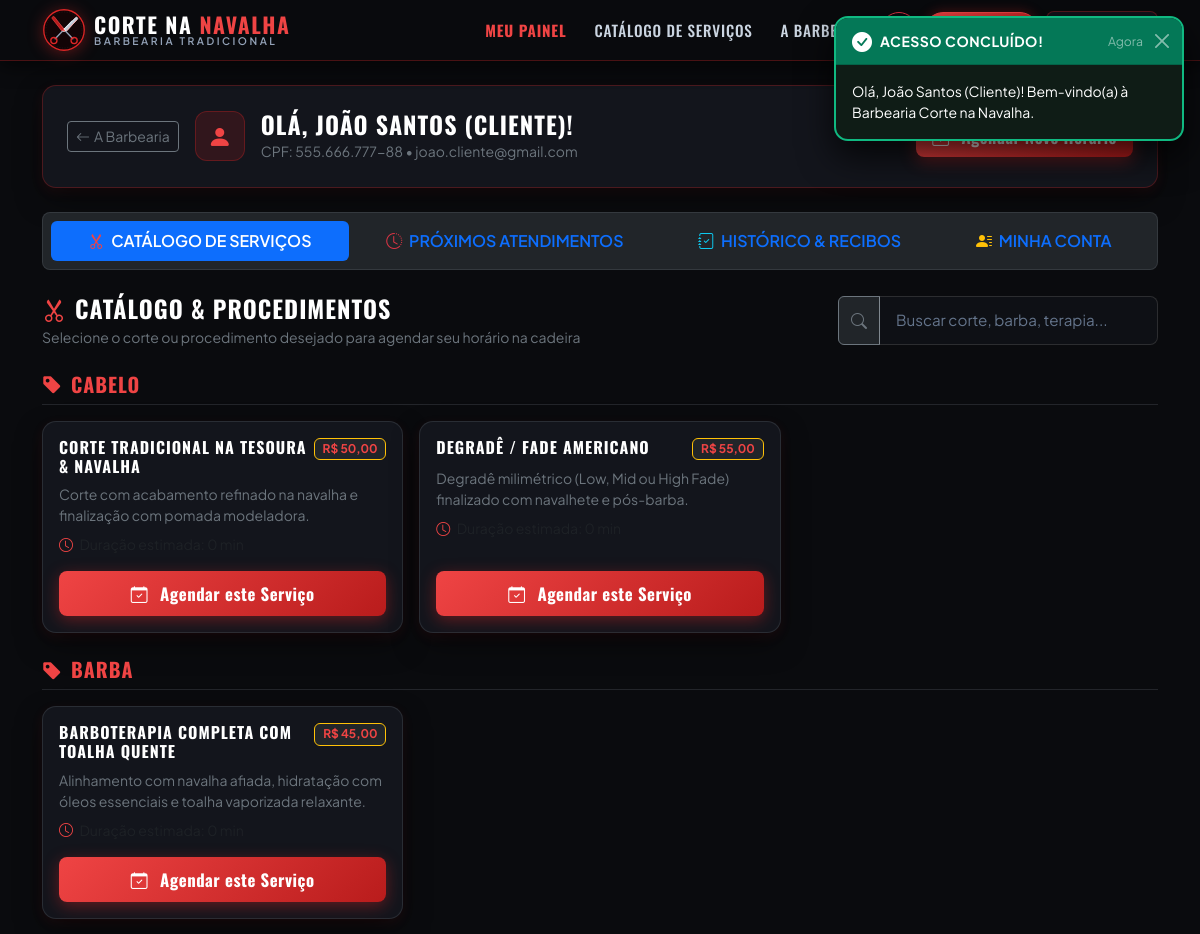
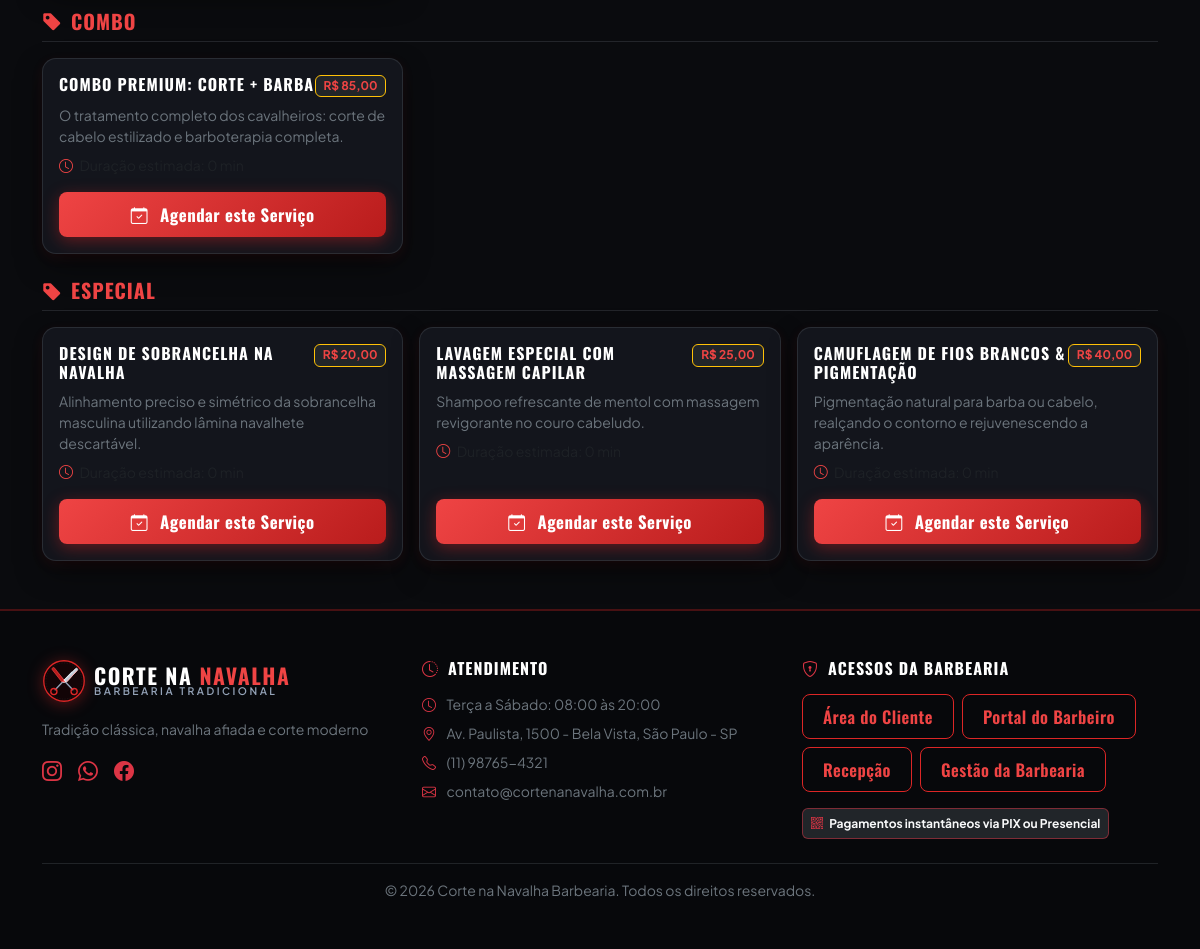
Page /cliente/dashboard.php (signed in) on the committed database (2 pictures, top to bottom).
### tables this page shows
CREATE TABLE IF NOT EXISTS `servicos` (
    `id` INT AUTO_INCREMENT PRIMARY KEY,
    `nome` VARCHAR(100) NOT NULL,
    `descricao` TEXT,
    `preco` DECIMAL(10,2) NOT NULL,
    `tempo_minutos` INT NOT NULL DEFAULT 30,
    `icone` VARCHAR(50) DEFAULT 'bi-scissors',
    `imagem` VARCHAR(255) DEFAULT 'assets/img/servico-corte.jpg',
    `categoria` ENUM('cabelo', 'barba', 'combo', 'especial') NOT NULL DEFAULT 'cabelo',
    `destaque` TINYINT(1) DEFAULT 0,
    `ativo` TINYINT(1) DEFAULT 1,
    `criado_em` TIMESTAMP DEFAULT CURRENT_TIMESTAMP
);

CREATE TABLE IF NOT EXISTS `configuracao_empresa` (
    `id` INT AUTO_INCREMENT PRIMARY KEY,
    `nome_barbearia` VARCHAR(150) NOT NULL DEFAULT 'Corte na Navalha Barbearia',
    `slogan` VARCHAR(255) DEFAULT 'Tradição, estilo e precisão em cada detalhe',
    `cnpj` VARCHAR(20) DEFAULT '12.345.678/0001-90',
    `telefone` VARCHAR(20) DEFAULT '(11) 98765-4321',
    `email` VARCHAR(100) DEFAULT 'contato@cortenanavalha.com.br',
    `endereco` VARCHAR(255) DEFAULT 'Rua dos Barbeiros, 777 - Centro, São Paulo - SP',
    `horario_abertura` TIME DEFAULT '08:00:00',
    `horario_fechamento` TIME DEFAULT '20:00:00',
    `chave_pix_principal` VARCHAR(100) DEFAULT 'pix@cortenanavalha.com.br',
    `tipo_chave_pix` VARCHAR(30) DEFAULT 'E-mail',
    `atualizado_em` TIMESTAMP DEFAULT CURRENT_TIMESTAMP ON UPDATE CURRENT_TIMESTAMP
);

### includes/auth.php (called while the page is built, shortened)
<?php
require_once __DIR__ . '/../config/db.php';
function usuarioLogado() {
    return isset($_SESSION['usuario_id']) && !empty($_SESSION['usuario_id']);
}
function getUsuarioLogado() {
    return [
        'id'               => $_SESSION['usuario_id'],
        'nome'             => $_SESSION['usuario_nome'] ?? 'Usuário',
        'email'            => $_SESSION['usuario_email'] ?? '',
        'perfil'           => $_SESSION['usuario_perfil'] ?? 'cliente',
        'cpf'              => $_SESSION['usuario_cpf'] ?? '',
        'telefone'         => $_SESSION['usuario_telefone'] ?? '',
        'permissoes'       => $_SESSION['usuario_permissoes'] ?? [],
        'permite_catalogo' => $_SESSION['permite_catalogo'] ?? 0
    ];
}
function getHomeUrl($perfil = null) {
    if (!$perfil) {
        $usuario = getUsuarioLogado();
        $perfil = $usuario['perfil'] ?? null;
    }
    switch ($perfil) {
        case 'cliente':
            return BASE_URL . '/cliente/dashboard.php';
    }
}

### config/db.php (called while the page is built, shortened)
<?php
function getDBConnection() {
    static $pdo = null;
    if ($pdo === null) {
        $dsn = "mysql:host=" . DB_HOST . ";port=" . DB_PORT . ";dbname=" . DB_NAME . ";charset=" . DB_CHARSET;
        $options = [
            PDO::ATTR_ERRMODE            => PDO::ERRMODE_EXCEPTION,
            PDO::ATTR_DEFAULT_FETCH_MODE => PDO::FETCH_ASSOC,
            PDO::ATTR_EMULATE_PREPARES   => false,
            PDO::MYSQL_ATTR_INIT_COMMAND => "SET NAMES utf8mb4 COLLATE utf8mb4_unicode_ci"
        ];
        try {
            $pdo = new PDO($dsn, DB_USER, DB_PASS, $options);
        } catch (PDOException $e) {
            try {
                $pdoRoot = new PDO("mysql:host=" . DB_HOST . ";port=" . DB_PORT . ";charset=" . DB_CHARSET, DB_USER, DB_PASS, $options);
                $pdoRoot->exec("CREATE DATABASE IF NOT EXISTS `" . DB_NAME . "` CHARACTER SET utf8mb4 COLLATE utf8mb4_unicode_ci;");
                $sqlPath = __DIR__ . '/../database/schema.sql';
                if (file_exists($sqlPath)) {
                    $sqlContent = file_get_contents($sqlPath);
                    $pdoRoot->exec("USE `" . DB_NAME . "`; " . $sqlContent);
                }
                $pdo = new PDO($dsn, DB_USER, DB_PASS, $options);
            } catch (Exception $ex) {
                die("<div style='font-family:sans-serif; background:#1c1917; color:#f87171; padding:25px; border-radius:8px; margin:40px auto; max-width:600px; border:1px solid #7f1d1d;'>
                    <h3 style='margin-top:0;'>Erro de Conexão com o Banco de Dados</h3>
                    <p>Não foi possível conectar ao MySQL do XAMPP: " . htmlspecialchars($ex->getMessage()) . "</p>
                    <p style='color:#cbd5e1;'>Certifique-se de que o MySQL está iniciado no painel de controle do XAMPP.</p>
                </div>");
            }
        }
    }
    return $pdo;
}
function getEmpresaConfig() {
    try {
        $pdo = getDBConnection();
        $stmt = $pdo->query("SELECT * FROM configuracao_empresa LIMIT 1");
        $config = $stmt->fetch();
        $config['tipo_catalogo'] = $config['tipo_catalogo'] ?? 'global';
        $config['metodo_pagamento_ativo'] = $config['metodo_pagamento_ativo'] ?? 'pix_fixo';
        $config['mp_public_key'] = $config['mp_public_key'] ?? '';
        $config['mp_access_token'] = $config['mp_access_token'] ?? '';
        $config['mp_webhook_secret'] = $config['mp_webhook_secret'] ?? '';
        $config['mp_sandbox'] = (int)($config['mp_sandbox'] ?? 1);
        $config['comissao_automatica'] = (int)($config['comissao_automatica'] ?? 0);
        $config['taxa_cancelamento_percentual'] = (float)($config['taxa_cancelamento_percentual'] ?? 20.00);
        $config['horas_minimas_cancelamento'] = (int)($config['horas_minimas_cancelamento'] ?? 2);
        $config['politica_cancelamento_texto'] = $config['politica_cancelamento_texto'] ?? 'Cancelamentos com mais de 2 horas de antecedência contam com reembolso integral (100%). Cancelamentos realizados fora deste prazo estão sujeitos à taxa de retenção de até 20% conforme o Código de Defesa do Consumidor para cobrir custos de reserva de horário.';
        return $config;
    } catch (Exception $e) {
        return [];
    }
}

### cliente/dashboard.php (the view, shortened to what this page needs)
<?php
require_once __DIR__ . '/../config/db.php';
require_once __DIR__ . '/../includes/auth.php';
$pdo = getDBConnection();
$empresa = getEmpresaConfig();
$stmtServ = $pdo->query("SELECT * FROM servicos WHERE ativo = 1 ORDER BY categoria ASC, preco ASC");
$servicosCatalogo = $stmtServ->fetchAll();
$servicosPorCategoria = [];
foreach ($servicosCatalogo as $srv) {
    $cat = $srv['categoria'] ?? 'Geral';
    $servicosPorCategoria[$cat][] = $srv;
}
require_once __DIR__ . '/../includes/header.php';
?>
<div class="container py-4">
    <div class="barber-card p-4 mb-4">
        <div class="row align-items-center g-3">
            <div class="col-md-7">
                <div class="d-flex align-items-center gap-3">
                    <a href="<?= BASE_URL ?>/index.php" class="btn btn-outline-secondary btn-sm d-flex align-items-center gap-1" title="Voltar para A Barbearia">
                        <i class="bi bi-arrow-left"></i> A Barbearia
                    </a>
                    <div class="stat-icon" style="width: 50px; height: 50px; font-size: 1.5rem;">
                        <i class="bi bi-person-fill"></i>
                    </div>
                    <div>
                        <h4 class="text-white fw-bold mb-0">Olá, <?= htmlspecialchars($usuario['nome']) ?>!</h4>
                        <small class="text-secondary">CPF: <?= htmlspecialchars($usuario['cpf'] ?? '---') ?> • <?= htmlspecialchars($usuario['email']) ?></small>
                    </div>
                </div>
            </div>
            <div class="col-md-5 text-md-end d-flex justify-content-md-end gap-2">
                <a href="<?= BASE_URL ?>/cliente/agendar.php" class="btn btn-gold btn-sm py-2 px-3">
                </a>
            </div>
        </div>
    </div>
    <ul class="nav nav-pills mb-4 nav-fill p-2 rounded-3 bg-dark border border-secondary border-opacity-25" id="painelClienteTabs" role="tablist">
        <li class="nav-item" role="presentation">
            <button class="nav-link active py-2 text-uppercase fw-semibold small" id="tab-catalogo-btn" data-bs-toggle="pill" data-bs-target="#tab-catalogo" type="button" role="tab" aria-selected="true">
                <i class="bi bi-scissors me-1 text-gold"></i> Catálogo de Serviços
            </button>
        </li>
        <li class="nav-item" role="presentation">
            <button class="nav-link py-2 text-uppercase fw-semibold small" id="tab-proximos-btn" data-bs-toggle="pill" data-bs-target="#tab-proximos" type="button" role="tab" aria-selected="false">
                <i class="bi bi-clock-history me-1 text-danger"></i> Próximos Atendimentos
            </button>
        </li>
        <li class="nav-item" role="presentation">
            <button class="nav-link py-2 text-uppercase fw-semibold small" id="tab-historico-btn" data-bs-toggle="pill" data-bs-target="#tab-historico" type="button" role="tab" aria-selected="false">
                <i class="bi bi-journal-check me-1 text-info"></i> Histórico & Recibos
            </button>
        </li>
        <li class="nav-item" role="presentation">
            <button class="nav-link py-2 text-uppercase fw-semibold small" id="tab-perfil-btn" data-bs-toggle="pill" data-bs-target="#tab-perfil" type="button" role="tab" aria-selected="false">
                <i class="bi bi-person-lines-fill me-1 text-warning"></i> Minha Conta
            </button>
        </li>
    </ul>
    <div class="tab-content" id="painelClienteTabsContent">
        <div class="tab-pane fade show active" id="tab-catalogo" role="tabpanel" aria-labelledby="tab-catalogo-btn">
            <div class="d-flex flex-wrap justify-content-between align-items-center mb-4 gap-3">
                <div>
                    <h4 class="text-white fw-bold mb-1"><i class="bi bi-scissors text-gold me-2"></i>Catálogo & Procedimentos</h4>
                    <p class="text-secondary small mb-0">Selecione o corte ou procedimento desejado para agendar seu horário na cadeira</p>
                </div>
                <div class="input-group" style="max-width: 320px;">
                    <span class="input-group-text bg-dark border-secondary text-secondary"><i class="bi bi-search"></i></span>
                    <input type="text" id="filtroCatalogoInput" class="form-control form-control-sm" placeholder="Buscar corte, barba, terapia..." oninput="filtrarCatalogoCliente()">
                </div>
            </div>
            <?php if (empty($servicosCatalogo)): ?>
                <div class="barber-card p-5 text-center">
                    <i class="bi bi-scissors text-muted fs-1 mb-2 d-block"></i>
                    <h5 class="text-white">Nenhum serviço disponível no momento.</h5>
                </div>
            <?php else: ?>
                <?php foreach ($servicosPorCategoria as $categoria => $itens): ?>
                    <div class="mb-4 categoria-bloco">
                        <h5 class="text-gold fw-bold text-uppercase border-bottom border-secondary border-opacity-25 pb-2 mb-3">
                            <i class="bi bi-tag-fill me-2"></i><?= htmlspecialchars($categoria) ?>
                        </h5>
                        <div class="row g-3">
                            <?php foreach ($itens as $s): ?>
                                <div class="col-md-6 col-lg-4 item-servico-card">
                                    <div class="barber-card p-3 h-100 d-flex flex-column justify-content-between border border-secondary border-opacity-25 hover-shadow">
                                        <div>
                                            <div class="d-flex justify-content-between align-items-start mb-2">
                                                <h6 class="text-white fw-bold mb-0 servico-nome"><?= htmlspecialchars($s['nome']) ?></h6>
                                                <span class="badge bg-dark border border-warning text-gold fw-bold">
                                                    R$ <?= number_format($s['preco'], 2, ',', '.') ?>
                                                </span>
                                            </div>
                                            <p class="text-secondary small mb-2 servico-desc" style="min-height: 38px;">
                                                <?= htmlspecialchars($s['descricao'] ?? 'Procedimento padrão com navalha e acabamento de alta precisão.') ?>
                                            </p>
                                            <small class="text-muted d-block mb-3">
                                                <i class="bi bi-clock me-1 text-gold"></i> Duração estimada: <?= (int)$s['duracao_minutos'] ?> min
                                            </small>
                                        </div>
                                        <a href="<?= BASE_URL ?>/cliente/agendar.php?servico_id=<?= $s['id'] ?>" class="btn btn-gold btn-sm w-100 fw-bold">
                                            <i class="bi bi-calendar-check me-1"></i> Agendar este Serviço
                                        </a>
                                    </div>
                                </div>
                            <?php endforeach; ?>
                        </div>
                    </div>
                <?php endforeach; ?>
            <?php endif; ?>
        </div>
    </div>
</div>
<?php require_once __DIR__ . '/../includes/footer.php'; ?>

### includes/footer.php (shortened to what this page needs)
</main>
<footer class="mt-auto py-5" style="background: #07080b; border-top: 2px solid rgba(220, 38, 38, 0.3);">
    <div class="container">
        <div class="row g-4 mb-4">
            <div class="col-lg-4 col-md-6">
                <div class="mb-3">
                    <?php
                        require __DIR__ . '/logo.php';
                    ?>
                </div>
                <p class="text-secondary small">
                    <?= htmlspecialchars($empresa['slogan'] ?? 'Tradição clássica, navalha afiada e corte moderno.') ?>
                </p>
                <div class="d-flex gap-3 mt-3">
                    <a href="#" class="text-danger fs-5" aria-label="Instagram"><i class="bi bi-instagram"></i></a>
                    <a href="#" class="text-danger fs-5" aria-label="WhatsApp"><i class="bi bi-whatsapp"></i></a>
                    <a href="#" class="text-danger fs-5" aria-label="Facebook"><i class="bi bi-facebook"></i></a>
                </div>
            </div>
            <div class="col-lg-4 col-md-6">
                <h6 class="text-white text-uppercase fw-bold mb-3" style="letter-spacing: 1px;">
                    <i class="bi bi-clock-history text-danger me-1"></i> Atendimento
                </h6>
                <ul class="list-unstyled text-secondary small mb-0">
                    <li class="mb-2"><i class="bi bi-clock me-2 text-danger"></i> Terça a Sábado: 08:00 às 20:00</li>
                    <li class="mb-2"><i class="bi bi-geo-alt me-2 text-danger"></i> <?= htmlspecialchars($empresa['endereco'] ?? 'São Paulo - SP') ?></li>
                    <li class="mb-2"><i class="bi bi-telephone me-2 text-danger"></i> <?= htmlspecialchars($empresa['telefone'] ?? '(11) 98765-4321') ?></li>
                    <li><i class="bi bi-envelope me-2 text-danger"></i> <?= htmlspecialchars($empresa['email'] ?? 'contato@cortenanavalha.com.br') ?></li>
                </ul>
            </div>
            <div class="col-lg-4 col-md-12">
                <h6 class="text-white text-uppercase fw-bold mb-3" style="letter-spacing: 1px;">
                    <i class="bi bi-shield-lock text-danger me-1"></i> Acessos da Barbearia
                </h6>
                <div class="d-flex flex-wrap gap-2">
                    <a href="<?= BASE_URL ?>/login.php?perfil=cliente" class="btn btn-sm btn-outline-red">Área do Cliente</a>
                    <a href="<?= BASE_URL ?>/login.php?perfil=barbeiro" class="btn btn-sm btn-outline-red">Portal do Barbeiro</a>
                    <a href="<?= BASE_URL ?>/login.php?perfil=recepcao" class="btn btn-sm btn-outline-red">Recepção</a>
                    <a href="<?= BASE_URL ?>/login.php?perfil=dono" class="btn btn-sm btn-outline-red">Gestão da Barbearia</a>
                </div>
                <div class="mt-3">
                    <span class="badge bg-dark border border-danger border-opacity-50 text-light p-2">
                        <i class="bi bi-qr-code text-danger me-1"></i> Pagamentos instantâneos via PIX ou Presencial
                    </span>
                </div>
            </div>
        </div>
        <div class="border-top border-secondary border-opacity-25 pt-3 text-center text-secondary small">
            <p class="mb-0">&copy; <?= date('Y') ?> Corte na Navalha Barbearia. Todos os direitos reservados.</p>
        </div>
    </div>
</footer>
</body>
</html>

### rows in the picture
servicos: nome "CORTE TRADICIONAL NA TESOURA & NAVALHA", preco "50,00", descricao "Corte com acabamento refinado na navalha e finalização com pomada modeladora."
servicos: nome "DEGRADÊ / FADE AMERICANO", preco "55,00", descricao "Degradê milimétrico (Low, Mid ou High Fade) finalizado com navalhete e pós-barba."
servicos: nome "BARBOTERAPIA COMPLETA COM TOALHA QUENTE", preco "45,00", descricao "Alinhamento com navalha afiada, hidratação com óleos essenciais e toalha vaporizada relaxante."
servicos: nome "COMBO PREMIUM: CORTE + BARBA", preco "85,00", descricao "O tratamento completo dos cavalheiros: corte de cabelo estilizado e barboterapia completa."
servicos: nome "DESIGN DE SOBRANCELHA NA NAVALHA", preco "20,00", descricao "Alinhamento preciso e simétrico da sobrancelha masculina utilizando lâmina navalhete descartável."
servicos: nome "LAVAGEM ESPECIAL COM MASSAGEM CAPILAR", preco "25,00", descricao "Shampoo refrescante de mentol com massagem revigorante no couro cabeludo."
servicos: nome "CAMUFLAGEM DE FIOS BRANCOS & PIGMENTAÇÃO", preco "40,00", descricao "Pigmentação natural para barba ou cabelo, realçando o contorno e rejuvenescendo a aparência."
configuracao_empresa: slogan "Tradição clássica, navalha afiada e corte moderno", endereco "Av. Paulista, 1500 - Bela Vista, São Paulo - SP", telefone "(11) 98765-4321", email "contato@cortenanavalha.com.br"

### other values in the picture
$toast['titulo'] "ACESSO CONCLUÍDO!"
$toast['mensagem'] "Olá, João Santos (Cliente)! Bem-vindo(a) à Barbearia Corte na Navalha."
$usuario['nome'] "JOÃO SANTOS (CLIENTE)"
$usuario['cpf'] "555.666.777-88"
$usuario['email'] "joao.cliente@gmail.com"
$categoria "CABELO"
$categoria "BARBA"
$categoria "COMBO"
$categoria "ESPECIAL"
